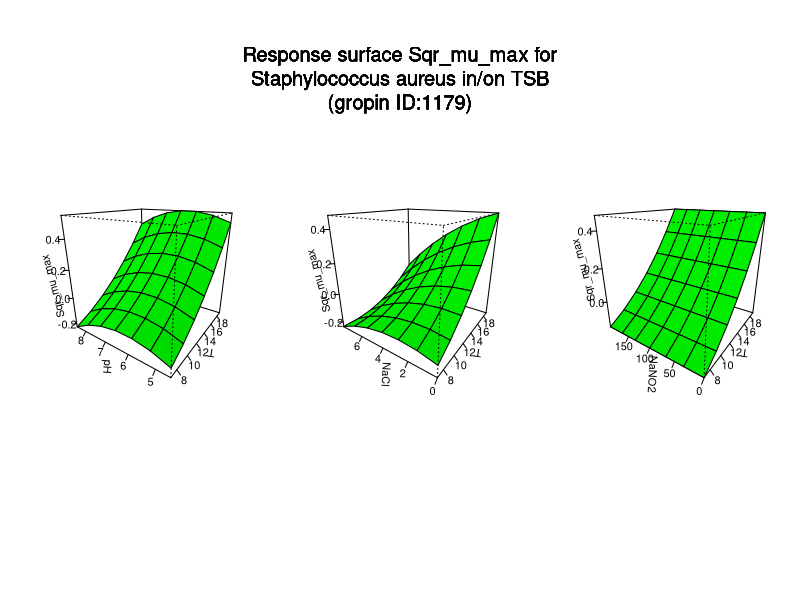

Source code (R):
#############################
# start of Parameter script
#############################
T <- seq(7.007,18.981018981019,length.out=7)
pH <- seq(4.5045,8.49150849150849,length.out=7)
NaCl <- seq(0,7.99200799200799,length.out=7)
NaNO2 <- seq(0,199.8001998002,length.out=7)
#############################
# end of Parameter script
#############################
############################# 
# start of Model script Gropin ID 1179 
#############################
 
# constant coefficients for this model
 
variables <- data.frame(T,pH,NaCl,NaNO2)
argumentsPar <- unique.data.frame(expand.grid(variables))
 
# heart of the model
response_surface <- function(T,pH,NaCl,NaNO2) {
   mumax <-(-1.107-0.00268*T+0.299*pH+0.01432*NaCl+0.00216*T*T-0.02421*pH*pH-0.00421*NaCl*NaCl-0.00419*T*NaCl+0.00882*pH*NaCl)

	return(mumax=mumax)
} 

# output parameters
responseSurface <- cbind(argumentsPar,response_surface(argumentsPar['T'],argumentsPar['pH'],argumentsPar['NaCl'],argumentsPar['NaNO2']))
colnames(responseSurface) <- c(colnames(argumentsPar),'Sqrmumax')
#############################
# End of Model script
#############################
############################# 
# start of Visualisation script Gropin ID 1179 
#############################
titleText <-'Response surface Sqr_mu_max for
Staphylococcus aureus in/on TSB
(gropin ID:1179)'
argPar1 <- unique.data.frame(expand.grid(T,pH))
argPar2 <- unique.data.frame(expand.grid(T,NaCl))
argPar3 <- unique.data.frame(expand.grid(T,NaNO2))
z1 <- matrix(unlist(response_surface(T = argPar1[1],pH = argPar1[2],NaCl = NaCl[1],NaNO2 = NaNO2[1])),nrow=7)
z2 <- matrix(unlist(response_surface(T = argPar2[1],NaCl = argPar2[2],pH = pH[1],NaNO2 = NaNO2[1])),nrow=7)
z3 <- matrix(unlist(response_surface(T = argPar3[1],NaNO2 = argPar3[2],pH = pH[1],NaCl = NaCl[1])),nrow=7)
# adding precaution if response surface is zero
myZLim1 <- range(z1)
if(myZLim1[1] == myZLim1[2]) myZLim1[2] <- myZLim1[2]+1
myZLim2 <- range(z2)
if(myZLim2[1] == myZLim2[2]) myZLim2[2] <- myZLim2[2]+1
myZLim3 <- range(z3)
if(myZLim3[1] == myZLim3[2]) myZLim3[2] <- myZLim3[2]+1
if(length(T)>1 & length(pH)>1 & length(NaCl)>1 & length(NaNO2)>1) {
	par(mfrow = c(1,3))
	persp(T,pH,z1,col = 'green',xlab='T',ylab='pH',zlab='Sqr_mu_max',zlim=myZLim1,theta=305,phi=20,shade=0.25,ticktype = 'detailed')
	persp(T,NaCl,z2,col = 'green',xlab='T',ylab='NaCl',zlab='Sqr_mu_max',zlim=myZLim2,theta=305,phi=20,shade=0.25,ticktype = 'detailed')
	persp(T,NaNO2,z3,col = 'green',xlab='T',ylab='NaNO2',zlab='Sqr_mu_max',zlim=myZLim3,theta=305,phi=20,shade=0.25,ticktype = 'detailed')
	mtext(titleText,outer=T,  cex=1.2, line=-8.5, side=3)
} else {
		myPars <- unique.data.frame(expand.grid(T,pH,NaCl,NaNO2))
		myZ <-matrix(unlist(response_surface(myPars[,1],myPars[,2],myPars[,3],myPars[,4])),nrow=7)
		myZLim <- range(myZ)
if(myZLim[1] == myZLim[2]) myZLim[2] <- myZLim[2]+1
	if(length(NaCl)==1 & length(NaNO2)==1) {
		persp(T,pH,myZ,col = 'green',xlab='T',ylab='pH',zlab='Sqr_mu_max',main=titleText,sub=paste('other variable: NaCl =',round(NaCl,digits = 2), 'NaNO2 =',round(NaNO2,digits = 2)),zlim=myZLim,theta=305,phi=20,shade=0.25,ticktype = 'detailed')
	}
	if(length(pH)==1 & length(NaNO2)==1) {
		persp(T,NaCl,myZ,col = 'green',xlab='T',ylab='NaCl',zlab='Sqr_mu_max',main=titleText,sub=paste('other variable: pH =',round(pH,digits = 2), 'NaNO2 =',round(NaNO2,digits = 2)),zlim=myZLim,theta=305,phi=20,shade=0.25,ticktype = 'detailed')
	}
	if(length(pH)==1 & length(NaCl)==1) {
		persp(T,NaNO2,myZ,col = 'green',xlab='T',ylab='NaNO2',zlab='Sqr_mu_max',main=titleText,sub=paste('other variable: pH =',round(pH,digits = 2), 'NaCl =',round(NaCl,digits = 2)),zlim=myZLim,theta=305,phi=20,shade=0.25,ticktype = 'detailed')
	}
	if(length(T)==1 & length(NaNO2)==1) {
		persp(pH,NaCl,myZ,col = 'green',xlab='pH',ylab='NaCl',zlab='Sqr_mu_max',main=titleText,sub=paste('other variable: T =',round(T,digits = 2), 'NaNO2 =',round(NaNO2,digits = 2)),zlim=myZLim,theta=305,phi=20,shade=0.25,ticktype = 'detailed')
	}
	if(length(T)==1 & length(NaCl)==1) {
		persp(pH,NaNO2,myZ,col = 'green',xlab='pH',ylab='NaNO2',zlab='Sqr_mu_max',main=titleText,sub=paste('other variable: T =',round(T,digits = 2), 'NaCl =',round(NaCl,digits = 2)),zlim=myZLim,theta=305,phi=20,shade=0.25,ticktype = 'detailed')
	}
	if(length(T)==1 & length(pH)==1) {
		persp(NaCl,NaNO2,myZ,col = 'green',xlab='NaCl',ylab='NaNO2',zlab='Sqr_mu_max',main=titleText,sub=paste('other variable: T =',round(T,digits = 2), 'pH =',round(pH,digits = 2)),zlim=myZLim,theta=305,phi=20,shade=0.25,ticktype = 'detailed')
	}
}
#############################
# End of Visualisation script
#############################
